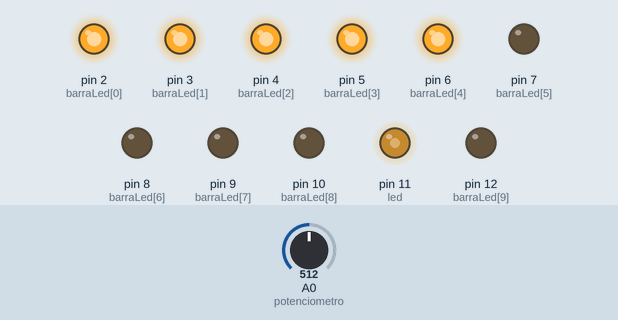
Simulated run of this sketch. Board: Arduino Uno, built with avr-gcc and run on an emulated ATmega328P. On the bench: output pins drawn as LEDs (lit = HIGH). The test bench sets the inputs (shaded band); at power-on: A0 (potenciometro) = 512.

Above: at 1.2 s.
1.3 s: A0 (potenciometro) set to 716
At 1.8 s:
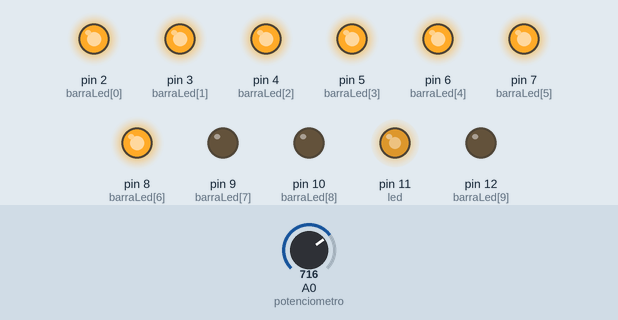
2.8 s: A0 (potenciometro) set to 900
At 4.0 s:
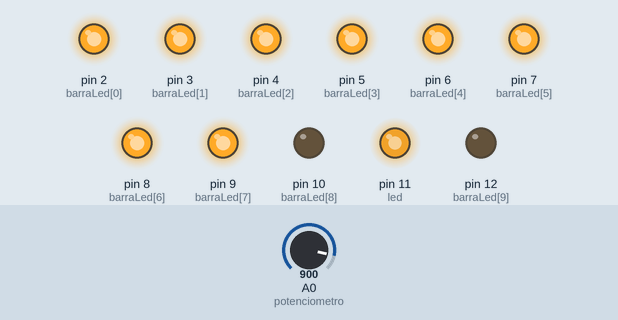
4.3 s: A0 (potenciometro) set to 1023
At 5.2 s:
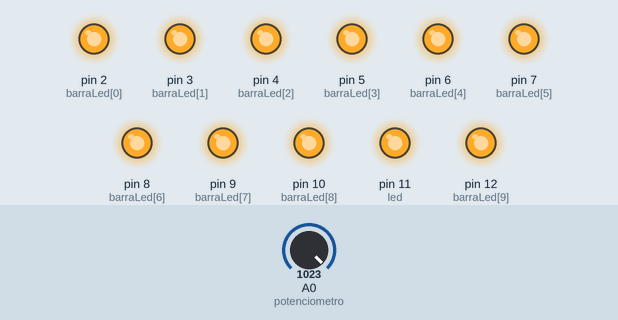
5.8 s: A0 (potenciometro) set to 306
At 6.4 s:
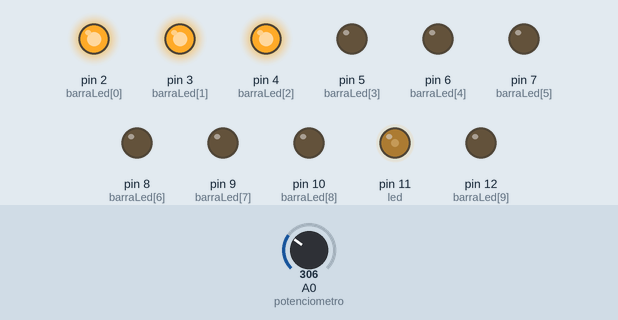
7.3 s: A0 (potenciometro) set to 240
At 8.5 s:
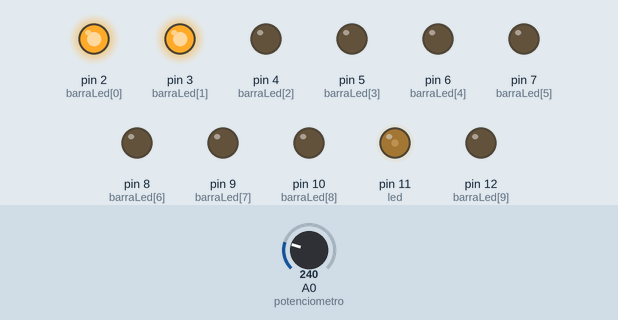
8.8 s: A0 (potenciometro) set to 511
At 9.9 s:
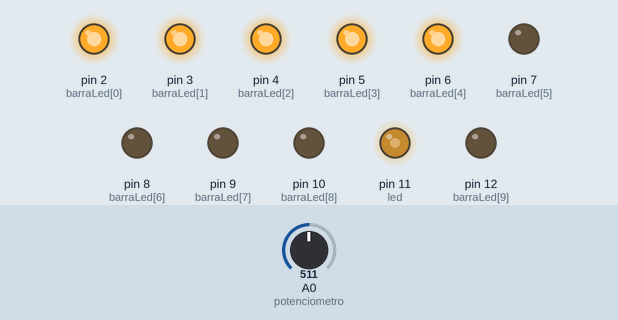
Timing chart, 0 to 11.3 s (numbered marks = the images above; inputs shaded):
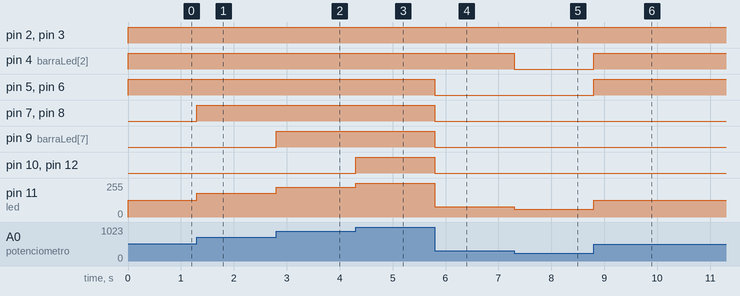

Measured:
- after the input at 1.3 s, pin 7 (barraLed[5]), pin 8 (barraLed[6]): LOW → HIGH at once; pin 11 (led): 127/255 → 178/255 at once
- after the input at 2.8 s, pin 9 (barraLed[7]): LOW → HIGH at once; pin 11 (led): 178/255 → 224/255 at once
- after the input at 4.3 s, pin 10 (barraLed[8]), pin 12 (barraLed[9]): LOW → HIGH at once; pin 11 (led): 224/255 → 255/255 at once
- after the input at 5.8 s, pin 5 (barraLed[3]), pin 6 (barraLed[4]), pin 7 (barraLed[5]), pin 8 (barraLed[6]), pin 9 (barraLed[7]), pin 10 (barraLed[8]), pin 12 (barraLed[9]): HIGH → LOW at once; pin 11 (led): 255/255 → 76/255 at once
- after the input at 7.3 s, pin 4 (barraLed[2]): HIGH → LOW at once; pin 11 (led): 76/255 → 59/255 at once
- after the input at 8.8 s, pin 4 (barraLed[2]), pin 5 (barraLed[3]), pin 6 (barraLed[4]): LOW → HIGH at once; pin 11 (led): 59/255 → 127/255 at once

The sketch:

ExercicioPotenciometroLed.ino
```cpp
const int barraLed[10] = {2,3,4,5,6,7,8,9,10,12};
const int led = 11;
const int potenciometro = A0;
int valorPotenciometro = 0;
int valorLed = 0;

void setup() {
  for(int i = 0; i <10; i++){
    pinMode(barraLed[i],OUTPUT);
  }
  pinMode(led,OUTPUT);

}

void loop() {
  valorPotenciometro = analogRead(potenciometro);
  valorLed = map(valorPotenciometro,0,1023,0,255);
  analogWrite(led,valorLed);
  //Agora irei acender os leds da barra de acordo com a intensidade da luz
  if(valorLed > 25){
    digitalWrite(barraLed[0],HIGH);
  }else{
    digitalWrite(barraLed[0],LOW);
  }
  if(valorLed > 50){
    digitalWrite(barraLed[1],HIGH);
  }else{
    digitalWrite(barraLed[1],LOW);
  }
  if(valorLed > 75){
    digitalWrite(barraLed[2],HIGH);
  }else{
    digitalWrite(barraLed[2],LOW);
  }

  if(valorLed > 100){
    digitalWrite(barraLed[3],HIGH);
  }else{
    digitalWrite(barraLed[3],LOW);
  }

  if(valorLed > 125){
    digitalWrite(barraLed[4],HIGH);
  }else{
    digitalWrite(barraLed[4],LOW);
  }

  if(valorLed > 150){
    digitalWrite(barraLed[5],HIGH);
  }else{
    digitalWrite(barraLed[5],LOW);
  }

  if(valorLed > 175){
    digitalWrite(barraLed[6],HIGH);
  }else{
    digitalWrite(barraLed[6],LOW);
  }

  if(valorLed > 200){
    digitalWrite(barraLed[7],HIGH);
  }else{
    digitalWrite(barraLed[7],LOW);
  }

  if(valorLed > 225){
    digitalWrite(barraLed[8],HIGH);
  }else{
    digitalWrite(barraLed[8],LOW);
  }

  if(valorLed > 250){
    digitalWrite(barraLed[9],HIGH);
  }else{
    digitalWrite(barraLed[9],LOW);
  }
}
```
